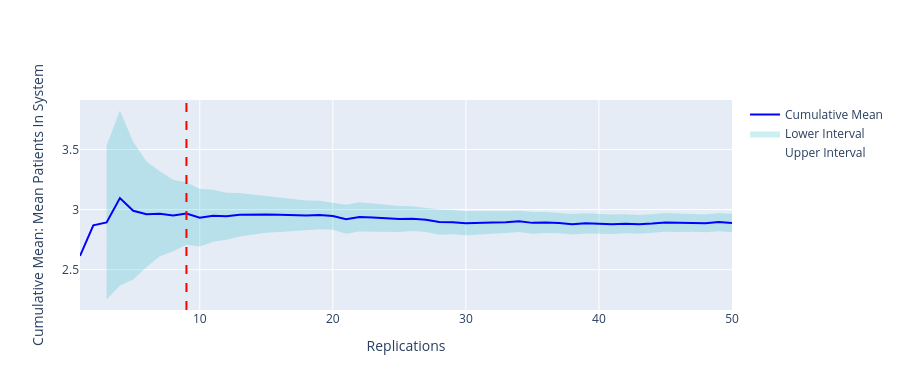

Here is the notebook cell this chart was saved with:
### Code cell
p = plotly_confidence_interval_method(
    n_reps=confint_results["mean_patients_in_system"][0],
    conf_ints=confint_results["mean_patients_in_system"][1],
    metric_name="Mean Patients In System")
p.update_layout(autosize=True, width=None, height=390)

### Figure 1 — Plotly figure (JSON) as saved in the notebook; plotly's stock layout.template omitted (floating-point values rounded to 4 significant figures)
{"data": [{"hoverinfo": "x+y+name+text", "line": {"width": 0}, "mode": "lines", "name": "Upper Interval", "text": ["Deviation: nan%", "Deviation: nan%", "Deviation: 22.15%", "Deviation: 23.53%", "Deviation: 19.15%", "Deviation: 14.84%", "Deviation: 11.93%", "Deviation: 10.1%", "Deviation: 8.73%", "Deviation: 8.17%", "Deviation: 7.35%", "Deviation: 6.64%", "Deviation: 6.1%", "Deviation: 5.6%", "Deviation: 5.17%", "Deviation: 4.82%", "Deviation: 4.51%", "Deviation: 4.25%", "Deviation: 4.01%", "Deviation: 3.86%", "Deviation: 4.14%", "Deviation: 4.13%", "Deviation: 3.96%", "Deviation: 3.79%", "Deviation: 3.69%", "Deviation: 3.54%", "Deviation: 3.47%", "Deviation: 3.63%", "Deviation: 3.5%", "Deviation: 3.44%", "Deviation: 3.34%", "Deviation: 3.23%", "Deviation: 3.13%", "Deviation: 3.06%", "Deviation: 3.11%", "Deviation: 3.02%", "Deviation: 2.96%", "Deviation: 2.96%", "Deviation: 2.92%", "Deviation: 2.85%", "Deviation: 2.81%", "Deviation: 2.76%", "Deviation: 2.72%", "Deviation: 2.69%", "Deviation: 2.7%", "Deviation: 2.65%", "Deviation: 2.6%", "Deviation: 2.57%", "Deviation: 2.62%", "Deviation: 2.64%"], "type": "scatter", "x": [1, 2, 3, 4, 5, 6, 7, 8, 9, 10, 11, 12, 13, 14, 15, 16, 17, 18, 19, 20, 21, 22, 23, 24, 25, 26, 27, 28, 29, 30, 31, 32, 33, 34, 35, 36, 37, 38, 39, 40, 41, 42, 43, 44, 45, 46, 47, 48, 49, 50], "y": [NaN, NaN, 3.533, 3.824, 3.563, 3.4, 3.319, 3.249, 3.225, 3.172, 3.166, 3.14, 3.138, 3.125, 3.113, 3.099, 3.087, 3.075, 3.074, 3.06, 3.041, 3.06, 3.05, 3.041, 3.03, 3.028, 3.016, 3.001, 2.996, 2.985, 2.989, 2.985, 2.986, 2.991, 2.979, 2.979, 2.973, 2.963, 2.97, 2.965, 2.958, 2.962, 2.955, 2.962, 2.972, 2.967, 2.966, 2.96, 2.972, 2.964]}, {"fill": "tonexty", "fillcolor": "rgba(0,176,185,0.2)", "hoverinfo": "x+y+name+text", "line": {"width": 0}, "mode": "lines", "name": "Lower Interval", "text": ["Deviation: nan%", "Deviation: nan%", "Deviation: 22.15%", "Deviation: 23.53%", "Deviation: 19.15%", "Deviation: 14.84%", "Deviation: 11.93%", "Deviation: 10.1%", "Deviation: 8.73%", "Deviation: 8.17%", "Deviation: 7.35%", "Deviation: 6.64%", "Deviation: 6.1%", "Deviation: 5.6%", "Deviation: 5.17%", "Deviation: 4.82%", "Deviation: 4.51%", "Deviation: 4.25%", "Deviation: 4.01%", "Deviation: 3.86%", "Deviation: 4.14%", "Deviation: 4.13%", "Deviation: 3.96%", "Deviation: 3.79%", "Deviation: 3.69%", "Deviation: 3.54%", "Deviation: 3.47%", "Deviation: 3.63%", "Deviation: 3.5%", "Deviation: 3.44%", "Deviation: 3.34%", "Deviation: 3.23%", "Deviation: 3.13%", "Deviation: 3.06%", "Deviation: 3.11%", "Deviation: 3.02%", "Deviation: 2.96%", "Deviation: 2.96%", "Deviation: 2.92%", "Deviation: 2.85%", "Deviation: 2.81%", "Deviation: 2.76%", "Deviation: 2.72%", "Deviation: 2.69%", "Deviation: 2.7%", "Deviation: 2.65%", "Deviation: 2.6%", "Deviation: 2.57%", "Deviation: 2.62%", "Deviation: 2.64%"], "type": "scatter", "x": [1, 2, 3, 4, 5, 6, 7, 8, 9, 10, 11, 12, 13, 14, 15, 16, 17, 18, 19, 20, 21, 22, 23, 24, 25, 26, 27, 28, 29, 30, 31, 32, 33, 34, 35, 36, 37, 38, 39, 40, 41, 42, 43, 44, 45, 46, 47, 48, 49, 50], "y": [NaN, NaN, 2.252, 2.367, 2.418, 2.522, 2.612, 2.653, 2.707, 2.693, 2.732, 2.749, 2.777, 2.794, 2.807, 2.814, 2.82, 2.825, 2.837, 2.833, 2.799, 2.817, 2.818, 2.819, 2.814, 2.821, 2.814, 2.791, 2.794, 2.787, 2.795, 2.798, 2.805, 2.813, 2.8, 2.804, 2.802, 2.793, 2.802, 2.8, 2.796, 2.803, 2.799, 2.806, 2.815, 2.814, 2.816, 2.811, 2.82, 2.812]}, {"hoverinfo": "x+y+name", "line": {"color": "blue", "width": 2}, "name": "Cumulative Mean", "type": "scatter", "x": [1, 2, 3, 4, 5, 6, 7, 8, 9, 10, 11, 12, 13, 14, 15, 16, 17, 18, 19, 20, 21, 22, 23, 24, 25, 26, 27, 28, 29, 30, 31, 32, 33, 34, 35, 36, 37, 38, 39, 40, 41, 42, 43, 44, 45, 46, 47, 48, 49, 50], "y": [2.614, 2.869, 2.893, 3.096, 2.99, 2.961, 2.966, 2.951, 2.966, 2.933, 2.949, 2.944, 2.957, 2.959, 2.96, 2.957, 2.953, 2.95, 2.955, 2.946, 2.92, 2.939, 2.934, 2.93, 2.922, 2.925, 2.915, 2.896, 2.895, 2.886, 2.892, 2.892, 2.895, 2.902, 2.889, 2.892, 2.887, 2.878, 2.886, 2.883, 2.877, 2.882, 2.877, 2.884, 2.893, 2.891, 2.891, 2.885, 2.896, 2.888]}], "layout": {"autosize": true, "height": 390, "hovermode": "x unified", "shapes": [{"line": {"color": "red", "dash": "dash"}, "type": "line", "x0": 9, "x1": 9, "y0": 0, "y1": 1, "yref": "paper"}], "showlegend": true, "xaxis": {"title": {"text": "Replications"}}, "yaxis": {"title": {"text": "Cumulative Mean: Mean Patients In System"}}}}
